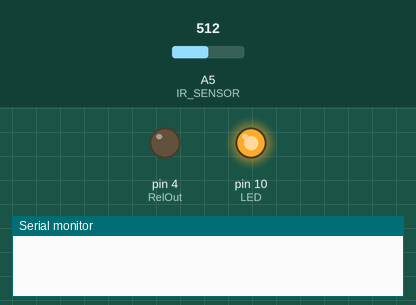
This sketch was run on a simulated Arduino Uno, built with avr-gcc and run on an emulated ATmega328P. Shown: output pins drawn as LEDs (lit = HIGH), the last lines printed to the serial monitor. The test bench sets the inputs (shaded band); at power-on: A5 (IR_SENSOR) = 512.

Above: at 0.1 s.
At 3.2 s:
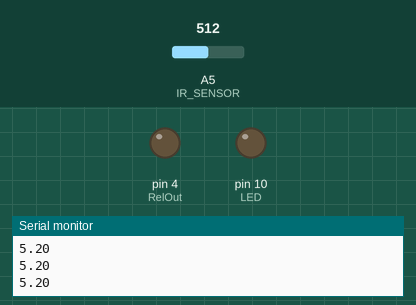
3.3 s: A5 (IR_SENSOR) set to 407
5.0 s: A5 (IR_SENSOR) set to 387
At 5.59 s:
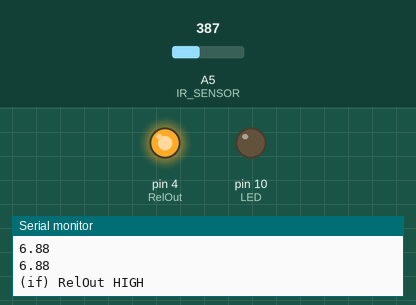
Timing chart, 0 to 11.4 s (numbered marks = the images above; inputs shaded):
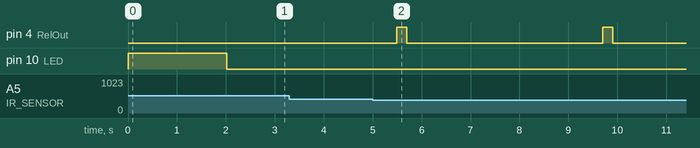

Measured:
- the behaviour switches between 398 and 397 on A5 (IR_SENSOR) (found by bisection; images 1 and 2)
- after the input at 5.0 s, pin 4 (RelOut): alternates HIGH for 0.20 s and LOW for 4.0 s, starting after 0.50 s

The sketch:

PrintedLogo.ino
```cpp
// pins
#define LED          10
#define IR_SENSOR     5
#define RelOut        4
// set var
#define MAX_DISTANCE 30
#define DELTA_CM     1.5  // 0.45 0.5 0.8
#define distMeasurementsAmmount 5

float zeroPointCm = 0.0;
float CurrentDistCm = 0.0;
bool flag = false;


float IRAverageDist(int ammount = distMeasurementsAmmount) {
	float res = 0;
	for (int i = 0; i<ammount; i++) {
		delay(1);
		int k = analogRead(IR_SENSOR);
		res = res + k;
	}
	res = round(res / ammount);
	float volts = res*0.0048828125;  // value from sensor * (5/1024)
	float double_accuracy = 13*pow(volts, -1); // worked out from datasheet graph
	if (double_accuracy > MAX_DISTANCE)
	{
		double_accuracy = MAX_DISTANCE;
	}
	return double_accuracy;
}

float initProcedure() {
	float avarageDist = 0;

	for(int i = 0; i < 4; i++)
	{
		avarageDist += IRAverageDist();
		digitalWrite(LED, HIGH);
		delay(500);
		digitalWrite(LED, LOW);
	}
	avarageDist = avarageDist/4.0;
	Serial.println("Init procedure is done!");
	return avarageDist;
}

bool soleChecker(float zeroPoint = zeroPointCm, float IRAverDist = IRAverageDist(), float delta = DELTA_CM) {
	if( IRAverDist > zeroPoint && (IRAverDist - zeroPointCm) > DELTA_CM ) // (zeroPoint - IRAverDist > delta)
	{
		return true;
	}
	return false;
}

void setup() {
  Serial.begin(9600);
  pinMode(LED, OUTPUT);
  pinMode(RelOut, OUTPUT);

  while(zeroPointCm < 5)
  {
  	zeroPointCm = initProcedure(); // init
  }
}

void loop() {
	Serial.println(IRAverageDist());
	if(soleChecker())
	{
		flag = false;
		int tmp = 1;  // random value error counter
		for(int i = 0; i < 8; i++) // 8 * delay(50) = 400 wait after someone putted suole
		{
			CurrentDistCm = IRAverageDist();
			Serial.println(CurrentDistCm);
			delay(50);

			if(soleChecker())
			{
				flag = true;
			}
			else
			{
				tmp++;
			}
			if(tmp >= 4)  // if ammount of random error >= number
			{
				flag = false;
				Serial.println("flag = false...");
				break;
			}
		}
	}

	if(flag)
	{
		digitalWrite(RelOut, HIGH); // спрацювання клапана
		Serial.println("(if) RelOut HIGH");
		delay(200); // 200 ms працює клапан
		digitalWrite(RelOut, LOW);
		Serial.println("(if) RelOut LOW");
		delay(3500); // затримка від хибних спрацювань під час відпрацювання циклу машини (цикл машини 3,5 с)
	}
	else
	{
		digitalWrite(RelOut, LOW);
		// Serial.println("(else) RelOut LOW");
	}
}
```
